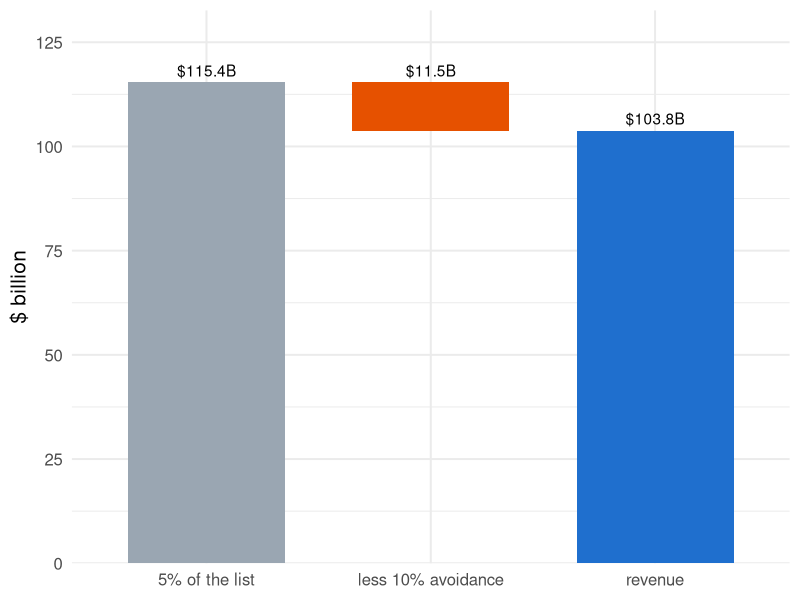
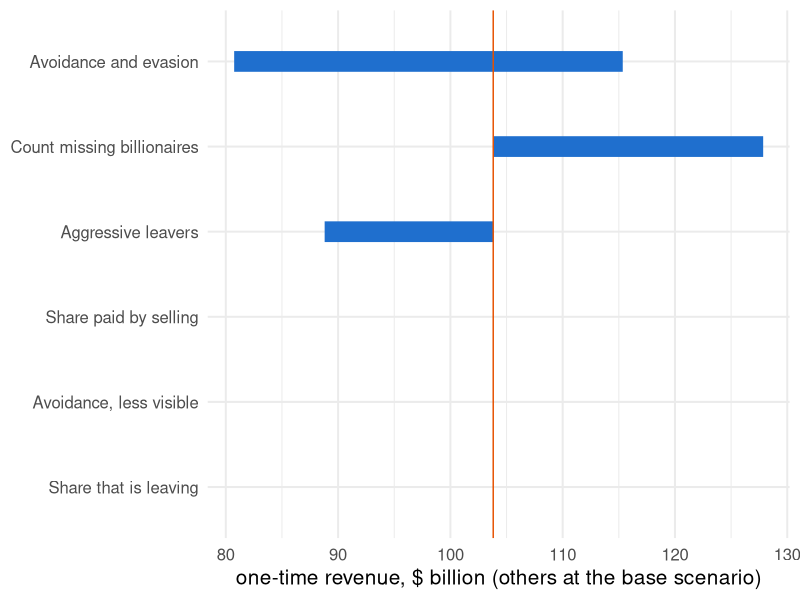

The R script that drew these images, in order:
## ---- chunk 1
knitr::opts_chunk$set(
  echo = FALSE, fig.align = "center",
  fig.width = 10, fig.height = 4.2, dpi = 150,
  message = FALSE, warning = FALSE
)
library(ggplot2)
theme_set(theme_minimal(base_size = 15))

# Every number in this deck is read from the CSVs the targets pipeline writes
# (bsz-analysis/_targets.R: site_tab5_csv, site_inputs_csv,
# site_grid_csv, site_leavers_csv). Nothing below is retyped.
t5  <- read.csv("../data/tab5.csv")
ins <- read.csv("../data/inputs.csv", stringsAsFactors = FALSE)
grd <- read.csv("../data/grid.csv")
lv  <- read.csv("../data/leavers.csv", stringsAsFactors = FALSE)
tst <- read.csv("../data/test-results.csv", stringsAsFactors = FALSE)
W0 <- t5$wealth[1]; n0 <- t5$n_billionaires[1]
C  <- -t5$annual_ca_inctax_loss[1] / 0.05
a  <- t5$avoidance_rate[1]; m <- 0.5   # alpha and the movers' share of it (inputs.csv)
stopifnot(abs(a - 0.10) < 1e-9, abs(-a * m * C - t5$annual_ca_inctax_loss[1]) < 1e-9)
pct <- function(x, d = 0) paste0(formatC(100 * x, format = "f", digits = d), "%")
par <- read.csv("../data/pareto.csv"); ps <- read.csv("../data/pareto-summary.csv")
a_s <- 0.20                       # avoidance for the added, less visible fortunes (inputs.csv)
dW  <- t5$wealth[2] - W0          # wealth row 2 adds to the 1 July base
add_tax <- 0.05 * (1 - a_s) * dW; phase <- 0.025 * ps$fraction_in_phasein * dW
stopifnot(abs(t5$wealth_tax_revenue[1] + add_tax - phase - t5$wealth_tax_revenue[2]) < 1e-6)
bn <- function(x, d = 1) formatC(x, format = "f", digits = d, big.mark = ",")
row1 <- with(grd, avoidance == 0.10 & mobility_share == 0.5 & avoidance_small == 0.2 &
                  abs(sell_share - 1/3) < 1e-9 & pareto == 0 & leavers == 0)
## ---- chunk 2
d <- data.frame(
  step = factor(c("5% of the list", "less 10% avoidance", "revenue"),
                levels = c("5% of the list", "less 10% avoidance", "revenue")),
  value = c(0.05 * W0, -(0.05 * W0 - t5$wealth_tax_revenue[1]), t5$wealth_tax_revenue[1]))
d$start <- c(0, 0.05 * W0, 0); d$end <- d$start + d$value
ggplot(d, aes(x = step, xmin = as.numeric(step) - 0.35, xmax = as.numeric(step) + 0.35,
              ymin = start, ymax = end, fill = step)) +
  geom_rect() +
  geom_text(aes(y = pmax(start, end), label = paste0("$", bn(abs(value)), "B")), vjust = -0.5) +
  scale_y_continuous(expand = expansion(mult = c(0, 0.15))) +
  scale_fill_manual(values = c("#9aa6b2", "#e65100", "#1f6fce"), guide = "none") +
  labs(x = NULL, y = "$ billion")
## ---- chunk 3
x <- par[par$threshold_b %in% c(10, 4.5, 3, 2, 1), ]
x <- x[order(-x$threshold_b), ]
knitr::kable(data.frame(
  Cutoff = paste0("$", x$threshold_b, "B"),
  People = x$n_above_threshold_emp,
  Wealth = bn(x$wealth_above_threshold, 0),
  Average = paste0("$", bn(x$wealth_above_threshold / x$n_above_threshold_emp, 2), "B"),
  b = bn(x$pareto_b_emp, 2)),
  format = "html", align = "lrrrr", table.attr = 'style="font-size:80%"',
  col.names = c("Cutoff", "People above it", "Their wealth, $B", "Average fortune", "b"))
## ---- chunk 4
x <- lv
x$name <- tools::toTitleCase(x$name)
x$timing <- ifelse(grepl("^pre", x$timing), "before 1 Jan", "later")
x$wealth <- bn(x$wealth)
x$annual_inctax_loss <- bn(x$annual_inctax_loss, 3)
names(x) <- c("Person", "Left", "Wealth $B", "Inc. tax lost $B/yr")
knitr::kable(x, format = "html", align = "llrr")
## ---- chunk 5
keys <- c(avoidance = "Avoidance and evasion", mobility_share = "Share that is leaving",
          avoidance_small = "Avoidance, less visible", sell_share = "Share paid by selling",
          pareto = "Count missing billionaires", leavers = "Aggressive leavers")
base <- grd[row1, ]
rows <- do.call(rbind, lapply(names(keys), function(k) {
  keep <- Reduce(`&`, lapply(setdiff(names(keys), k), function(o) abs(grd[[o]] - base[[o]]) < 1e-9))
  data.frame(input = keys[[k]], lo = min(grd$wealth_tax_revenue[keep]),
             hi = max(grd$wealth_tax_revenue[keep]))
}))
rows$input <- factor(rows$input, levels = rows$input[order(rows$hi - rows$lo)])
guess <- c("Avoidance and evasion", "Share that is leaving", "Avoidance, less visible",
           "Share paid by selling", "Aggressive leavers")   # origin labels: data/inputs.csv
movers <- as.character(rows$input[rows$hi - rows$lo > 1e-9 & rows$input %in% guess])
ggplot(rows, aes(y = input)) +
  geom_segment(aes(x = lo, xend = hi, yend = input), linewidth = 7, colour = "#1f6fce") +
  geom_vline(xintercept = base$wealth_tax_revenue, colour = "#e65100") +
  labs(x = "one-time revenue, $ billion (others at the base scenario)", y = NULL)
## ---- chunk 6
# Present value of the yearly loss over BSZ's 5-year horizon at one rate, 3%, the middle
# of the RJKDC report's 1.5%-4.5% range. The reconciliation page averages over that range
# instead (comparison/R/model.R); the two agree to within $0.01B, checked here.
ann <- function(r, H = 5) (1 - (1 + r)^(-H)) / r
f5  <- ann(0.03)
ls_ <- read.csv("../../../comparison/export/r/loss.csv")
loss <- -t5$annual_ca_inctax_loss
stopifnot(abs(loss[1] * f5 - ls_$pv_5yr[ls_$source_id == "bsz_row1"]) < 0.01,
          abs(loss[3] * f5 - ls_$pv_5yr[ls_$source_id == "bsz_row3"]) < 0.01)
lab <- c("Base", "Missing billionaires", "Leavers", "Combined")
d <- data.frame(
  Scenario = lab,
  wt = paste0("$", bn(t5$wealth_tax_revenue, 1), "B"),
  it = paste0("+$", bn(t5$extra_ca_inctax_sales, 2), "B"),
  l5 = paste0("&minus;$", bn(loss * f5, 2), "B"),
  tot = paste0("$", bn(t5$wealth_tax_revenue + t5$extra_ca_inctax_sales - loss * f5, 1), "B"))
en <- read.csv("../../../comparison/export/r/ends.csv")
stopifnot(abs(t5$wealth_tax_revenue[1] + t5$extra_ca_inctax_sales[1] - loss[1] * f5 -
              en$bsz_model[en$horizon_setting == "own" & en$output == "b"]) < 0.01)
d[1, ] <- paste0("<b>", d[1, ], "</b>")
knitr::kable(d, format = "html", escape = FALSE, align = "lrrrr",
  col.names = c("Scenario", "Wealth tax collected<br>(once)",
                "Extra income tax<br>from selling assets<br>(once)",
                "Income tax lost<br>(present value, 5 years)",
                "<b>Total</b>"))
